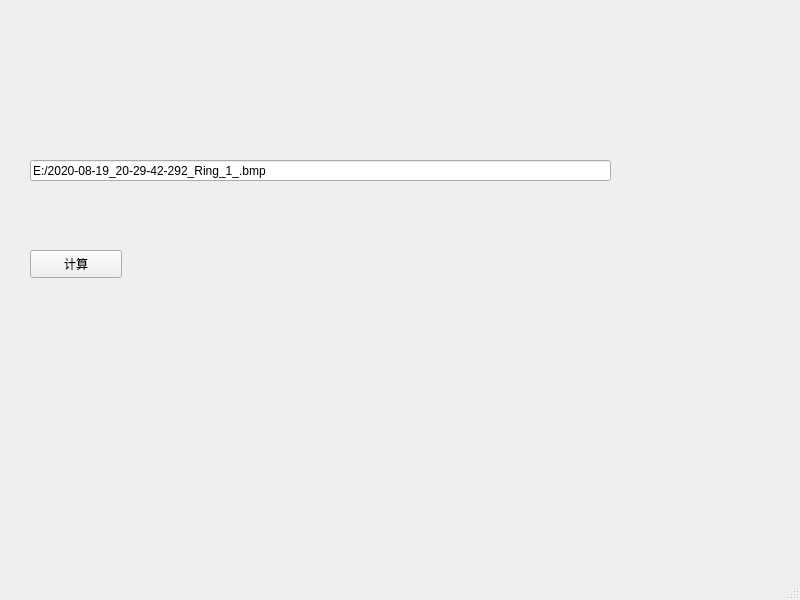
<?xml version="1.0" encoding="UTF-8"?>
<ui version="4.0">
 <class>MainUI</class>
 <widget class="QMainWindow" name="MainUI">
  <property name="geometry">
   <rect>
    <x>0</x>
    <y>0</y>
    <width>800</width>
    <height>600</height>
   </rect>
  </property>
  <property name="windowTitle">
   <string>MainUI</string>
  </property>
  <widget class="QWidget" name="centralwidget">
   <widget class="QPushButton" name="btnClicked">
    <property name="geometry">
     <rect>
      <x>30</x>
      <y>250</y>
      <width>92</width>
      <height>28</height>
     </rect>
    </property>
    <property name="text">
     <string>计算</string>
    </property>
   </widget>
   <widget class="QLineEdit" name="lineEdit">
    <property name="geometry">
     <rect>
      <x>30</x>
      <y>160</y>
      <width>581</width>
      <height>21</height>
     </rect>
    </property>
    <property name="text">
     <string>E:/2020-08-19_20-29-42-292_Ring_1_.bmp</string>
    </property>
   </widget>
  </widget>
  <widget class="QMenuBar" name="menubar">
   <property name="geometry">
    <rect>
     <x>0</x>
     <y>0</y>
     <width>800</width>
     <height>26</height>
    </rect>
   </property>
  </widget>
  <widget class="QStatusBar" name="statusbar"/>
 </widget>
 <resources/>
 <connections/>
</ui>
